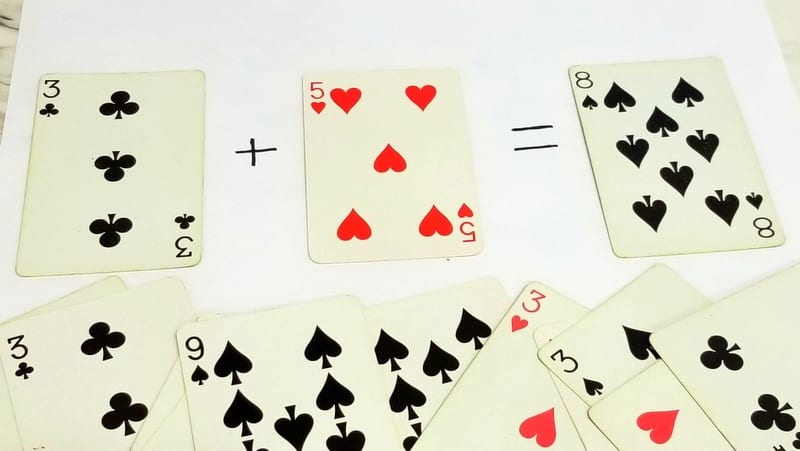
#> input picture src/cards.jpg, 800 x 451 px, found by its file name
$ python chapter5_warpPerspective.py
#> lines starting #> are read from the running program, lines starting #| are printed output that depends on the picture
import cv2
import numpy as np

PATH = "/Users/los_napath/PycharmProjects/openCV/src/cards.jpg"

img = cv2.imread(PATH)
#> img is the input picture: shape (451, 800, 3); mean B, G, R 204.9, 220.6, 222.1

width, height = 250, 350 # the aspect ratio of a card
pt1 = np.float32([[304, 75], [454, 67], [311, 262], [483, 250]])
pt2 = np.float32([[0, 0], [width, 0], [0, height], [width, height]])

matrix = cv2.getPerspectiveTransform(pt1, pt2)
imgResult = cv2.warpPerspective(img, matrix, (width, height))
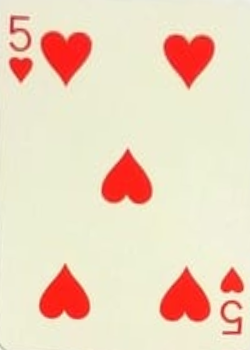
#> imgResult: shape (350, 250, 3); mean B, G, R 191.6, 214.8, 238

print("Image size after warp", imgResult.shape)
#| Image size after warp (350, 250, 3)

cv2.imshow("Default", img)
cv2.imshow("Warp Perspective", imgResult)
cv2.imshow("Gray Result", cv2.cvtColor(imgResult, cv2.COLOR_BGR2GRAY))
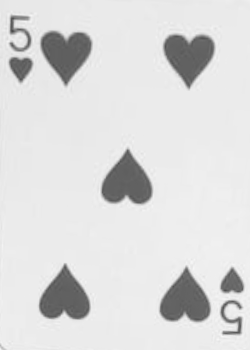
#> window 'Gray Result': shape (350, 250); min 75, max 247, mean 219.1
cv2.waitKey(0)
